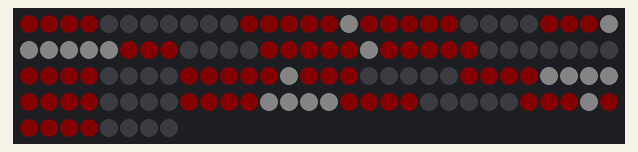
Recording of a program running on a simulated Raspberry Pi Pico running MicroPython. On the bench: 128 RGB LEDs in strip order, left to right, continuing on the next row. Dim RGB values are drawn brighter than linear; random numbers come from a fixed seed; library files of the repository ran but are not shown: font.py; what the program prints to the serial console is not drawn.

Above: at 3.7 s.
At 17.38 s:
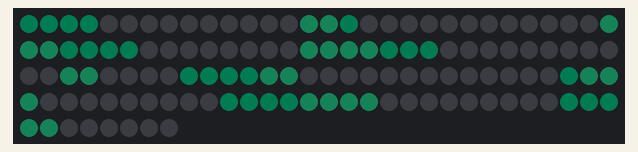
At 21.27 s:
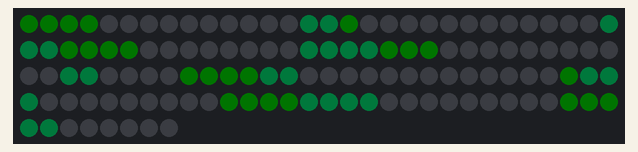
At 28.17 s:
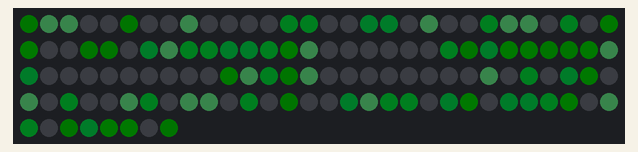
At 33.55 s:
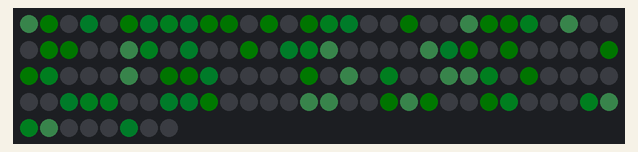
At 38.91 s:
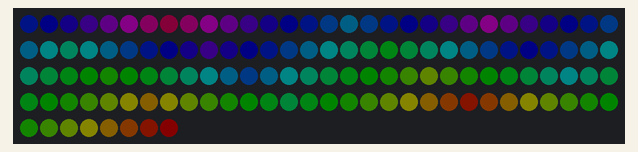

The program:

sign.py
```python
"""Channel sign for a WS2812B display: Paradox Transistor Lab.

Sized from config (one 8x8 panel, or two chained side by side as 16x8). The
8x8 logo and tree are drawn centred on whatever width the display is.

Loop: a rainbow wipe, the play-button logo fading in, then the logo sliding
out to the left with the channel name right behind it, in a rainbow, as one
continuous ticker, and finally the channel's tree icon scanning in.

    ./run_on_pico.sh sign.py          run it (Ctrl-C stops and blanks the panel)
    python3 preview.py                render the same frames to docs/sign.gif

frames() only computes colours, with no hardware imports, so preview.py draws
exactly what the panel will show. main() is the part that needs a Pico.
"""

import config
from font import glyph_columns

TEXT = "@ParadoxTransistor Lab"
SCROLL_MS = 55            # per 1-column step: ~18 columns per second
LOGO_GAP = 2              # blank columns between the logo and the first letter
LOGO_HOLD_MS = 1500       # how long the logo stays still before sliding out
W = config.WIDTH          # 8 for one panel, 16 for two side by side
H = config.HEIGHT

RED = (255, 0, 0)
GREEN = (0, 255, 0)
WHITE = (255, 255, 255)
OFF = (0, 0, 0)

# YouTube play button, 16 wide to span both panels: red rounded body, white
# triangle pointing RIGHT. 'R' red, 'W' white. Widen/narrow the triangle by
# adding or removing 'W' per row (keep it symmetric about the middle rows).
LOGO = [
    "....RRRRRRRR....",
    "...RRRWRRRRRR...",
    "..RRRRWWWRRRRR..",
    "..RRRRWWWWWRRR..",
    "..RRRRWWWWWRRR..",
    "..RRRRWWWRRRRR..",
    "...RRRWRRRRRR...",
    "....RRRRRRRR....",
]


# Channel icon: a minimalist tree, drawn in mint green with a CRT scan-line
# look (alternate rows brighter and dimmer). '#' lit, '.' off. Original
# artwork for the channel; the style nods to 80s scan-line logos.
TREE = [
    "..####..",
    ".######.",
    "########",
    "########",
    ".######.",
    "...##...",
    "..####..",
    "########",
]
MINT = (40, 230, 140)
TREE_HOLD_STEPS = 24      # x TREE_STEP_MS: how long the tree shimmers (~3 s)
TREE_STEP_MS = 120

# The Matrix digital rain shown after the tree. RAIN_DENSITY is the dial:
# drops falling per column at once (higher = denser rain). RAIN_TAIL is how
# many fading cells trail each bright head.
RAIN_DENSITY = 2
RAIN_TAIL = 4
RAIN_STEPS = 150          # ~10.5 s of rain before it fades out


def hsv(h, s=1.0, v=1.0):
    """h in 0..1 -> (r, g, b) 0..255."""
    i = int(h * 6) % 6
    f = h * 6 - int(h * 6)
    p, q, t = v * (1 - s), v * (1 - f * s), v * (1 - (1 - f) * s)
    r, g, b = [(v, t, p), (q, v, p), (p, v, t), (p, q, v), (t, p, v), (v, p, q)][i]
    return (int(r * 255), int(g * 255), int(b * 255))


def blank():
    return [OFF] * (W * H)


def logo_frame(level=1.0):
    px = blank()
    xoff = (W - len(LOGO[0])) // 2        # centre the 8-wide logo on the display
    for yy, row in enumerate(LOGO):
        for xx, ch in enumerate(row):
            if ch == "R":
                c = RED
            elif ch == "W":
                c = WHITE
            else:
                continue
            px[yy * W + xoff + xx] = (int(c[0] * level), int(c[1] * level), int(c[2] * level))
    return px


def wipe():
    """Rainbow diagonal sweeping in, then out."""
    for step in range(W + H):
        px = blank()
        for y in range(H):
            for x in range(W):
                if x + y <= step:
                    px[y * W + x] = hsv((x + y) / (W + H))
        yield px, 30
    for step in range(W + H):
        px = blank()
        for y in range(H):
            for x in range(W):
                if x + y > step:
                    px[y * W + x] = hsv((x + y) / (W + H))
        yield px, 30


def _logo_columns():
    """The logo as columns, each a list of colours top to bottom (its own size)."""
    cols = []
    for x in range(len(LOGO[0])):
        col = []
        for y in range(len(LOGO)):
            ch = LOGO[y][x]
            col.append(RED if ch == "R" else WHITE if ch == "W" else OFF)
        cols.append(col)
    return cols


def _text_columns(text):
    """The text as coloured columns: green, with the final word "Lab" in red."""
    red_start = len(text) - 3        # colour the last three glyphs ("Lab") red
    cols = []
    for i, ch in enumerate(text):
        if i:
            cols.append([OFF] * H)   # one blank column between glyphs (font gap=1)
        colour = RED if i >= red_start else GREEN
        for mask in glyph_columns(ch):
            cols.append([colour if mask >> y & 1 else OFF for y in range(H)])
    return cols


def scroll(text=TEXT, step_ms=SCROLL_MS):
    """The logo slides out and the text follows right behind it, as one ticker.

    SCROLL_FROM "right": the logo leaves on the left and the first letter (P)
    comes in from the right, so the name reads in order. "left" runs the same
    ticker the other way round. The letters stay upright either way.
    """
    blank_col = [OFF] * H
    logo, words = _logo_columns(), _text_columns(text)
    gap = [blank_col] * LOGO_GAP
    xoff = (W - len(logo)) // 2           # so the ticker starts where the held
    pad = [blank_col] * xoff              # (centred) logo was, with no jump
    if getattr(config, "SCROLL_FROM", "right") == "left":
        # Mirror image of the ticker's motion, not of the letters: the logo
        # sits at the right end and leaves to the right, the text follows.
        strip = [blank_col] * W + words + gap + logo + pad
        offsets = range(len(strip) - W, -1, -1)
    else:
        strip = pad + logo + gap + words + [blank_col] * W
        offsets = range(len(strip) - W + 1)
    for offset in offsets:
        px = blank()
        for x in range(W):
            col = strip[offset + x]
            for y in range(H):
                px[y * W + x] = col[y]
        yield px, step_ms


def tree_frame(rows_shown=8, phase=0, level=1.0):
    """The tree with only its bottom `rows_shown` rows, scan-line shaded.

    Rows alternate full and ~55 % brightness; `phase` swaps which rows are
    bright, so stepping it makes the stripes shimmer.
    """
    px = blank()
    xoff = (W - len(TREE[0])) // 2        # centre the 8-wide tree on the display
    for y in range(H):
        if y < H - rows_shown:
            continue
        shade = level * (1.0 if (y + phase) % 2 == 0 else 0.55)
        colour = (int(MINT[0] * shade), int(MINT[1] * shade), int(MINT[2] * shade))
        for x in range(len(TREE[y])):
            if TREE[y][x] == "#":
                px[y * W + xoff + x] = colour
    return px


def tree():
    """Scan in from the ground up, shimmer, fade out."""
    for rows in range(1, H + 1):
        yield tree_frame(rows), 70
    for step in range(TREE_HOLD_STEPS):
        yield tree_frame(phase=step % 2), TREE_STEP_MS
    for i in range(9, -1, -1):
        yield tree_frame(level=i / 10), 40


def matrix_rain(steps=RAIN_STEPS, tail=RAIN_TAIL, density=RAIN_DENSITY):
    """The Matrix: green digital rain — falling code streaks, then fade out.

    Each column runs `density` drops at once; a drop is a bright head with
    `tail` fading cells behind it. Raise RAIN_DENSITY / RAIN_TAIL for heavier
    rain. A dimmer head is never allowed to paint over a brighter one.
    """
    import random
    heads = [[random.randint(-H, 0) for _ in range(density)] for _ in range(W)]
    speeds = [random.choice((1, 1, 2)) for _ in range(W)]
    px = blank()
    for _ in range(steps):
        px = blank()
        for x in range(W):
            for d in range(density):
                for k in range(tail + 1):
                    y = heads[x][d] - k
                    if 0 <= y < H:
                        g = 255 if k == 0 else int(200 * (tail + 1 - k) / (tail + 1))
                        r = 120 if k == 0 else 0
                        b = 140 if k == 0 else int(60 * (tail + 1 - k) / (tail + 1))
                        if g > px[y * W + x][1]:          # keep the brighter cell
                            px[y * W + x] = (r, g, b)
                heads[x][d] += speeds[x]
                if heads[x][d] - tail > H:
                    heads[x][d] = random.randint(-H, -1)
            if random.random() < 0.08:
                speeds[x] = random.choice((1, 1, 2))
        yield px, 70
    for i in range(9, -1, -1):                            # fade the rain out
        f = i / 10
        yield [(int(r * f), int(g * f), int(b * f)) for r, g, b in px], 50


def frames():
    """One full cycle: wipe, logo, ticker, tree, then the Matrix rain."""
    yield from wipe()
    for i in range(1, 11):
        yield logo_frame(i / 10), 40
    yield logo_frame(), LOGO_HOLD_MS
    yield from scroll()
    yield from tree()
    yield from matrix_rain()


def main():
    import time
    from matrix import Matrix

    m = Matrix()
    print("Paradox Transistor Lab sign running. Ctrl-C to stop.")
    try:
        while True:
            for px, ms in frames():
                m.frame(px)
                m.show()
                time.sleep_ms(ms)
    except KeyboardInterrupt:
        pass
    finally:
        m.clear()
        m.show()
        print("stopped, panel cleared")


if __name__ == "__main__":
    main()
```

config.py
```python
# Settings for the 8x8 WS2812B panel. Shared by sign.py and test_matrix.py.

# Pico GPIO wired to the panel's DIN (through a 330 ohm resistor).
# GP2 is physical pin 4.
DATA_PIN = 2

# --- Panel geometry and tiling ------------------------------------------
# Geometry of a SINGLE physical panel.
PANEL_W = 8
PANEL_H = 8

# Two 8x8 panels chained and mounted side by side = one 16x8 display.
# PANELS lists them in CHAIN ORDER — the order the data reaches them:
#   Pico DIN -> panel[0] -> (its DOUT) -> panel[1] DIN
# Each entry is (grid_col, grid_row, rotate180): which cell of the logical
# grid that panel fills, and whether it is mounted turned 180 degrees relative
# to the first. Find the right values empirically with test_matrix.py (see the
# README "Two panels side by side" section): watch which half lights first in
# the chain-order test, and where the four corners land. Then set these.
#   - If the SECOND half lights first, swap the two rows (chain order).
#   - If a panel's image is upside-down/mirrored, set its rotate180 to True.
PANELS = [
    (1, 0, False),   # chain 0: RIGHT cell — data reaches this panel first
    (0, 0, False),   # chain 1: left cell  — fed from the right panel's DOUT
]

# Logical display size, derived from the tiling — leave these as formulas.
WIDTH = PANEL_W * (max(c for c, r, _ in PANELS) + 1)
HEIGHT = PANEL_H * (max(r for c, r, _ in PANELS) + 1)

# How the LED chain snakes through EACH panel (the panels are identical, so one
# mapping covers both; per-panel placement/rotation is in PANELS above). Run
# test_matrix.py to find out:
# it lights the LEDs in chain order, then marks the four corners.
#   SERPENTINE  rows alternate direction (true for BTF-LIGHTING 8x8 panels)
#   FLIP_X      mirror left/right
#   FLIP_Y      mirror top/bottom
#   TRANSPOSE   the chain runs in columns instead of rows
# Orientation as mounted on the bench (2026-10-08). LED 0, where the input
# wires attach, is the BOTTOM-LEFT LED and the chain runs right along the
# bottom row, zig-zagging upward: FLIP_Y is the one mapping needed. Measured
# with the board really running no flips (corner test: blue top-left, red
# bottom-left; test "P" photographed as a "b"). Earlier changes here had not
# reached the board: see the module-cache note in run_on_pico.sh.
SERPENTINE = True
FLIP_X = False
FLIP_Y = True
TRANSPOSE = False

# Which edge the scrolling text comes in from: "left" (moves left to right) or
# "right" (moves right to left). Only the motion changes; the letters stay
# upright and unmirrored either way. "right" reads in normal word order.
SCROLL_FROM = "right"

# 0.0 to 1.0. WS2812Bs are very bright; 0.1 is plenty indoors and on camera,
# 0.03 is dimmer still for a dark room or to cut glare/bloom on video.
BRIGHTNESS = 0.03

# Current budget in mA. Every frame is scaled down if it would draw more.
# 300 mA is safe when the panel's 5 V comes from the Pico's VBUS (USB).
# With an external 5 V supply, raise it to that supply's rating.
MAX_MA = 300
```

matrix.py
```python
"""Driver for an 8x8 WS2812B panel on a Raspberry Pi Pico (MicroPython).

Draw in panel coordinates, x left to right and y top to bottom, and this maps
each (x, y) to its position on the LED chain, so the code that draws never has
to know how the strip snakes through the panel.

Every show() also does two things the raw neopixel module doesn't:
  * scales by BRIGHTNESS, so colours can be written at full range (0-255)
  * estimates the current the frame will draw and scales it down to fit
    MAX_MA. A full-white 8x8 frame asks for ~3.8 A, enough to brown out
    a USB port. The estimate uses ~20 mA per colour channel at 255 and
    ~0.6 mA idle per LED, typical WS2812B figures.
"""

import machine
import neopixel

import config

MA_PER_CHANNEL = 20.0     # mA for one channel at 255
MA_IDLE_PER_LED = 0.6     # mA drawn by each LED even when dark


class Matrix:
    def __init__(self, pin=config.DATA_PIN, width=config.WIDTH, height=config.HEIGHT,
                 brightness=config.BRIGHTNESS, max_ma=config.MAX_MA):
        self.width = width
        self.height = height
        self.n = width * height
        self.brightness = brightness
        self.max_ma = max_ma
        self.np = neopixel.NeoPixel(machine.Pin(pin), self.n)
        self.fb = [(0, 0, 0)] * self.n          # logical, row-major: y * width + x
        self.last_ma = 0                         # estimate for the last frame shown
        # Panel tiling: map each grid cell -> (chain position, rotated 180?).
        # Falls back to a single full-size panel for older configs.
        panels = getattr(config, "PANELS", [(0, 0, False)])
        self._pw = getattr(config, "PANEL_W", width)
        self._ph = getattr(config, "PANEL_H", height)
        self._panels = {(gc, gr): (k, rot) for k, (gc, gr, rot) in enumerate(panels)}

    def index(self, x, y):
        """Chain position of the LED at display (x, y), across tiled panels."""
        pw, ph = self._pw, self._ph
        k, rot = self._panels.get((x // pw, y // ph), (0, False))
        lx, ly = x % pw, y % ph
        if rot:                                  # panel mounted turned 180
            lx, ly = pw - 1 - lx, ph - 1 - ly
        return k * pw * ph + self._panel_index(lx, ly, pw, ph)

    def _panel_index(self, x, y, w, h):
        """Chain position within one panel: its internal snake/flip mapping."""
        if config.FLIP_X:
            x = w - 1 - x
        if config.FLIP_Y:
            y = h - 1 - y
        if config.TRANSPOSE:
            x, y = y, x
        if config.SERPENTINE and (y & 1):
            x = w - 1 - x
        return y * w + x

    def set(self, x, y, rgb):
        if 0 <= x < self.width and 0 <= y < self.height:
            self.fb[y * self.width + x] = rgb

    def fill(self, rgb):
        self.fb = [rgb] * self.n

    def clear(self):
        self.fill((0, 0, 0))

    def frame(self, pixels):
        """Load a whole frame: a list of width*height (r, g, b), row-major."""
        self.fb = list(pixels)

    def show(self):
        scale = self.brightness
        lit = 0
        for r, g, b in self.fb:
            lit += r + g + b
        idle = self.n * MA_IDLE_PER_LED
        want = lit * scale * MA_PER_CHANNEL / 255 + idle
        if want > self.max_ma and lit:
            scale *= max(0.0, (self.max_ma - idle)) / (want - idle)
        self.last_ma = lit * scale * MA_PER_CHANNEL / 255 + idle
        for y in range(self.height):
            for x in range(self.width):
                r, g, b = self.fb[y * self.width + x]
                self.np[self.index(x, y)] = (int(r * scale), int(g * scale), int(b * scale))
        self.np.write()

    def raw(self, i, rgb):
        """Set LED i on the chain directly, ignoring the mapping (for tests)."""
        s = self.brightness
        self.np[i] = (int(rgb[0] * s), int(rgb[1] * s), int(rgb[2] * s))
```

Measured:
- what the display in image 0 shows lasts 1.7 s, from 3.6 s to 5.3 s
